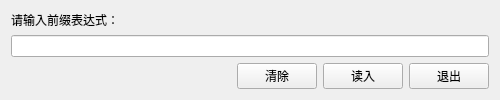
<?xml version="1.0" encoding="UTF-8"?>
<ui version="4.0">
 <class>InputWidget</class>
 <widget class="QWidget" name="InputWidget">
  <property name="geometry">
   <rect>
    <x>0</x>
    <y>0</y>
    <width>500</width>
    <height>100</height>
   </rect>
  </property>
  <property name="minimumSize">
   <size>
    <width>500</width>
    <height>100</height>
   </size>
  </property>
  <property name="windowTitle">
   <string>输入表达式</string>
  </property>
  <layout class="QGridLayout" name="gridLayout_2">
   <item row="0" column="0">
    <layout class="QVBoxLayout" name="verticalLayout" stretch="0,2,8,2">
     <item>
      <spacer name="verticalSpacer_2">
       <property name="orientation">
        <enum>Qt::Orientation::Vertical</enum>
       </property>
       <property name="sizeHint" stdset="0">
        <size>
         <width>20</width>
         <height>40</height>
        </size>
       </property>
      </spacer>
     </item>
     <item>
      <widget class="QLabel" name="label">
       <property name="text">
        <string>请输入前缀表达式：</string>
       </property>
      </widget>
     </item>
     <item>
      <widget class="QLineEdit" name="lineEdit"/>
     </item>
     <item>
      <layout class="QGridLayout" name="gridLayout">
       <item row="1" column="2">
        <widget class="QPushButton" name="readButton">
         <property name="text">
          <string>读入</string>
         </property>
        </widget>
       </item>
       <item row="1" column="3">
        <widget class="QPushButton" name="exitButton">
         <property name="text">
          <string>退出</string>
         </property>
        </widget>
       </item>
       <item row="1" column="0">
        <spacer name="horizontalSpacer">
         <property name="orientation">
          <enum>Qt::Orientation::Horizontal</enum>
         </property>
         <property name="sizeHint" stdset="0">
          <size>
           <width>40</width>
           <height>20</height>
          </size>
         </property>
        </spacer>
       </item>
       <item row="1" column="1">
        <widget class="QPushButton" name="clearButton">
         <property name="text">
          <string>清除</string>
         </property>
        </widget>
       </item>
       <item row="0" column="1">
        <spacer name="verticalSpacer">
         <property name="orientation">
          <enum>Qt::Orientation::Vertical</enum>
         </property>
         <property name="sizeHint" stdset="0">
          <size>
           <width>20</width>
           <height>20</height>
          </size>
         </property>
        </spacer>
       </item>
      </layout>
     </item>
    </layout>
   </item>
  </layout>
 </widget>
 <resources/>
 <connections/>
</ui>
